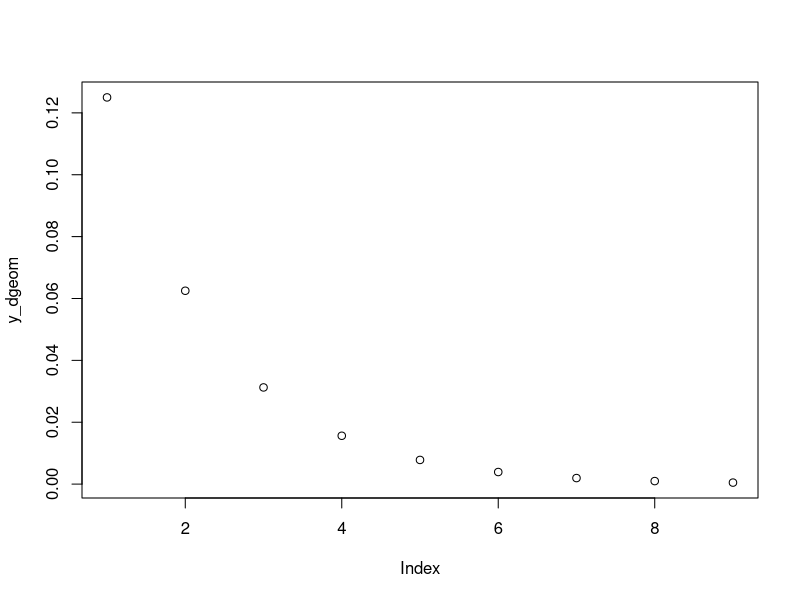
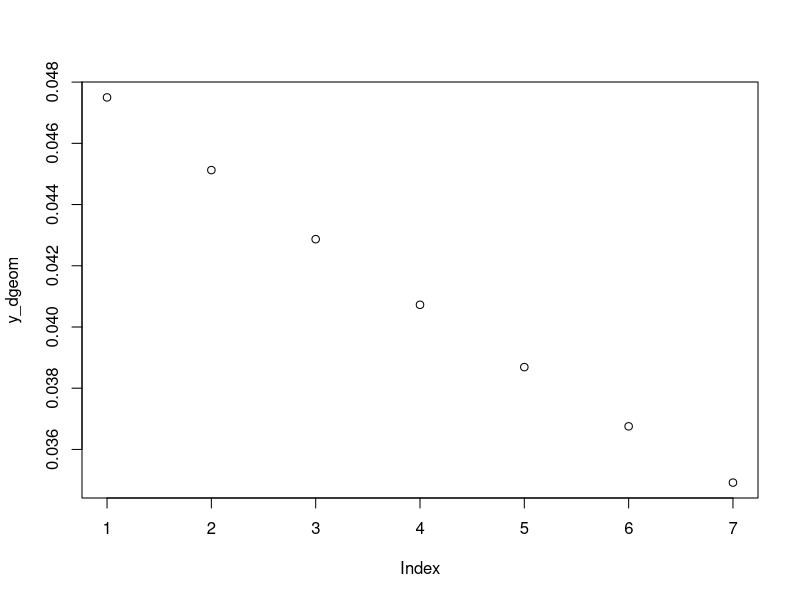

Source code (R) for these figures, in order:
# Geometric distribution

# example 1
x_dgeom <- seq(2, 10, by= 1)
y_dgeom <- dgeom(x_dgeom, prob = 0.5)
plot(y_dgeom)

# example 2
x_dgeom <- seq(1, 7, by = 1)
y_dgeom <- dgeom(x_dgeom, prob = 0.05)
plot(y_dgeom)
